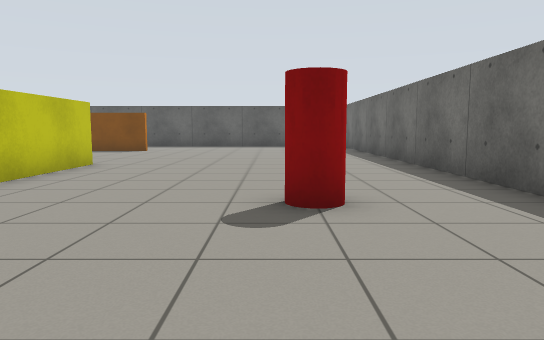
View 1 (above)

22 first-person views from a walk through a robot-simulator world made for Gazebo. The camera is 0.86 m above the floor, tilts 6° down and sees 70° across. The floor is counted in squares, 1 m on a side. Each view is taken from the middle of a square. On the plan, view 1 faces up. The plan holds only what a view shows up to about 12 squares ahead; the rest is blank.

View 2
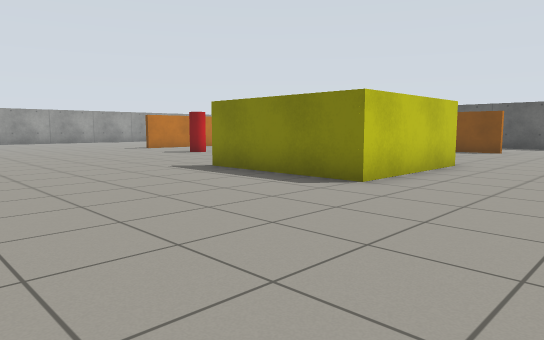

View 3
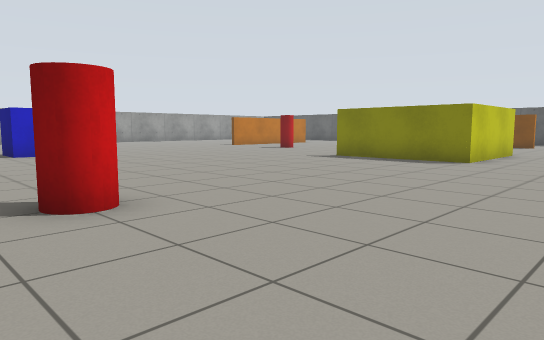

View 4
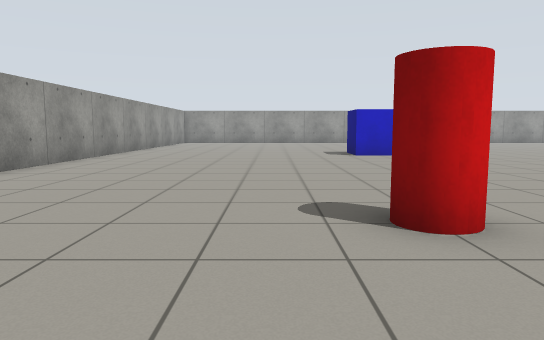

View 5
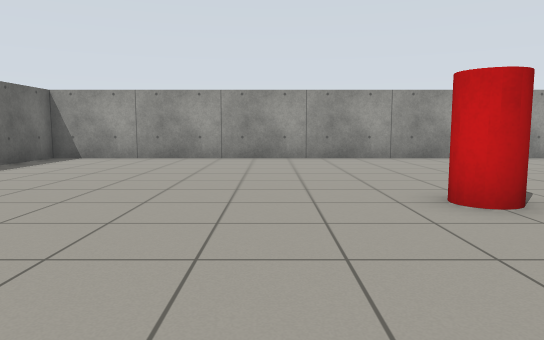

View 6
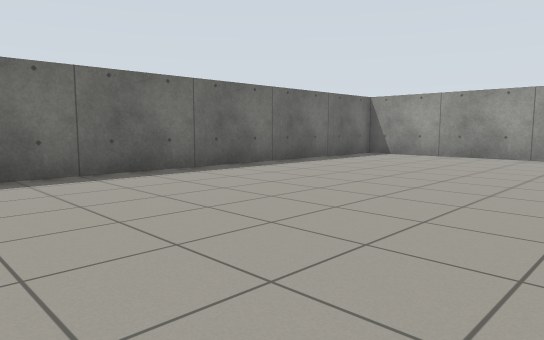

View 7
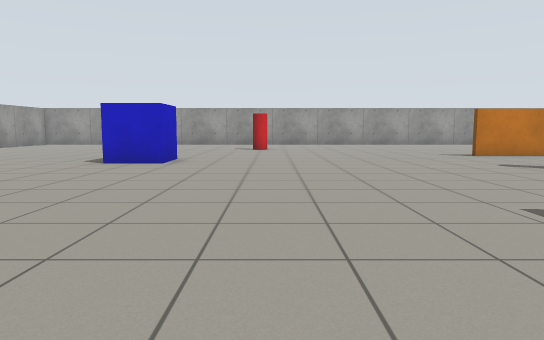

View 8
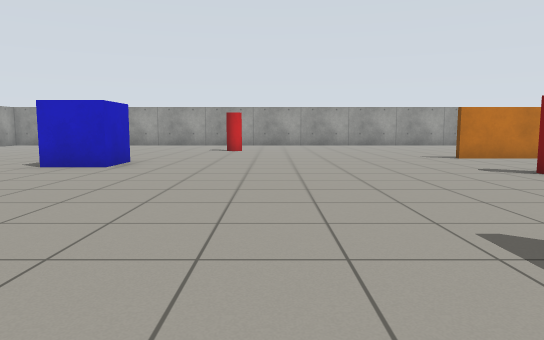

View 9
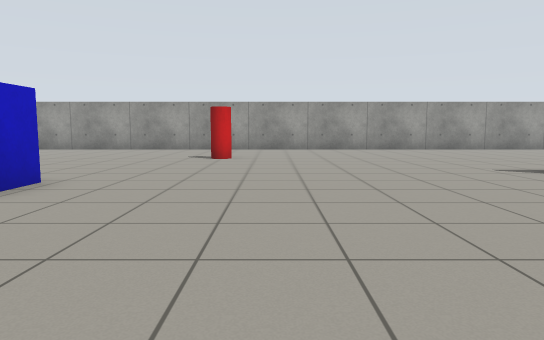

View 10
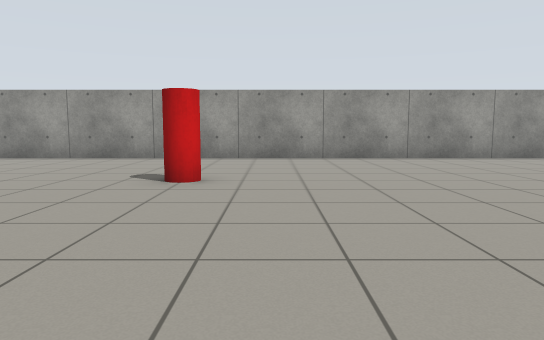

View 11
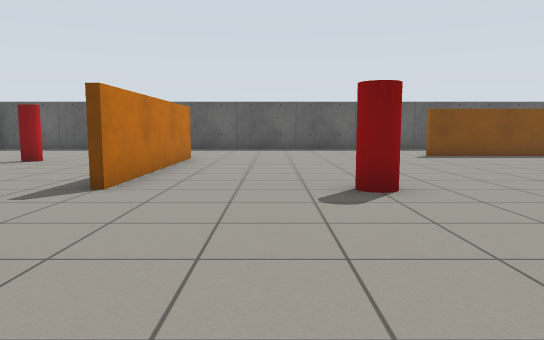

View 12
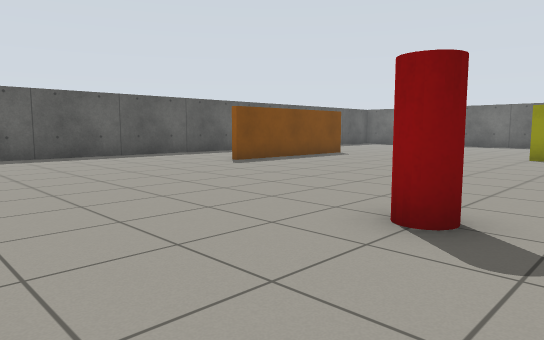

View 13
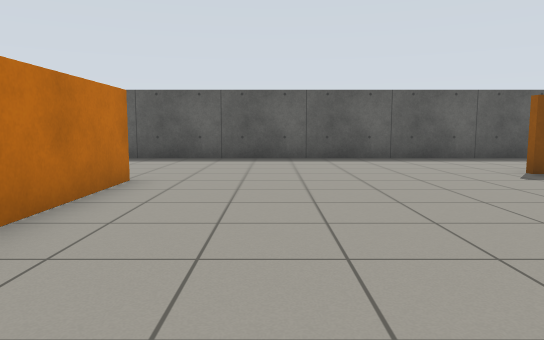

View 14
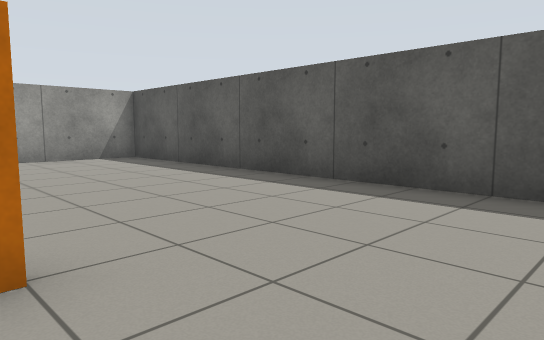

View 15
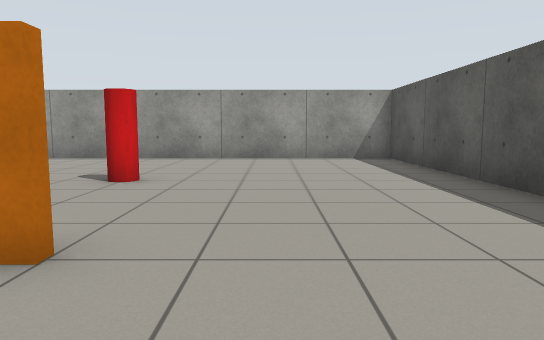

View 16
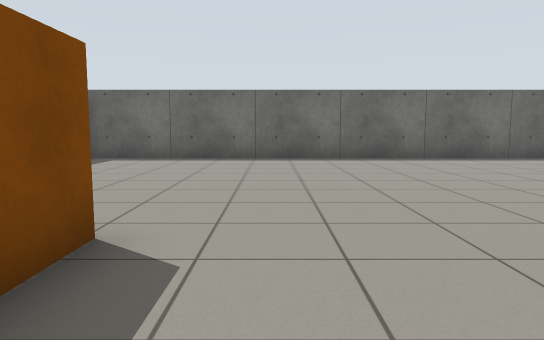

View 17
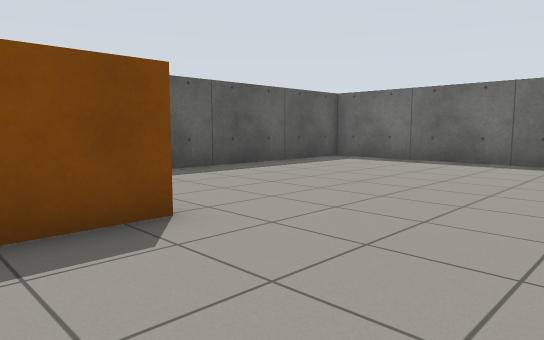

View 18
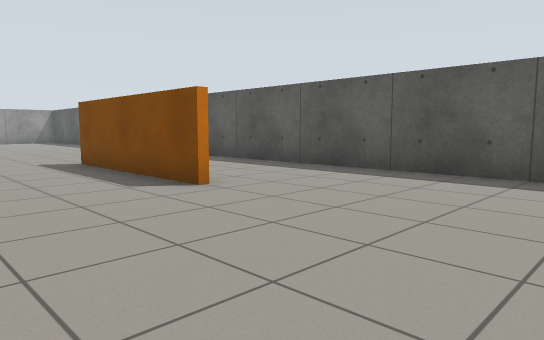

View 19
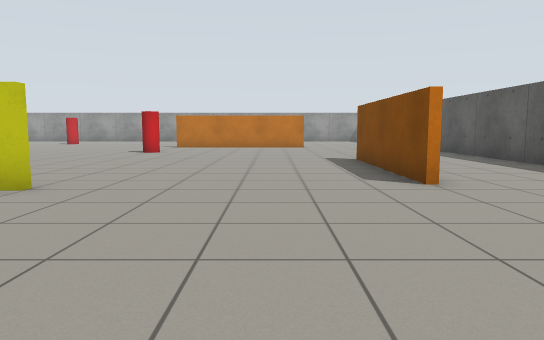

View 20
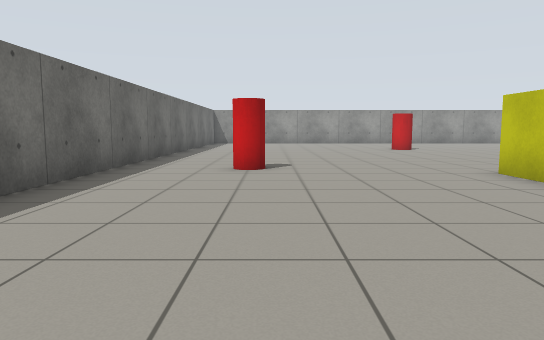

View 21
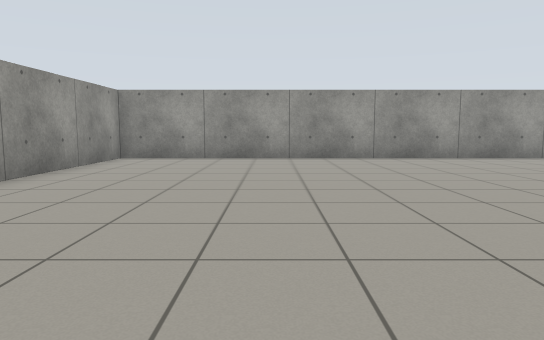

View 22
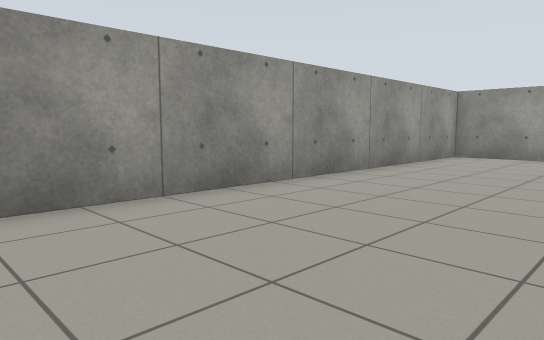

### Floor plan
Points are (right, up) in squares from view 1. A wall is a line through its corners. A room is listed if a view was taken in it or the views show most of it. See-through windows are left out.
Room 1 (views 1, 2, 3, 4, 5, 6, 7, 8, 9, 10, 11, 12, 13, 14, 15, 16, 17, 18, 19, 20, 21, 22)
walls: (-4.4, 9.6) (-4.4, 5.5) (-8.5, 5.5); (-17.4, 14.6) (-17.4, 8.5); (-4.9, 15.4) (-10, 15.4); (2.8, 19.5) (-26.5, 19.5) (-26.5, -10.5) (3.5, -10.5) (3.5, 19.4)
objects: pillar (-22, 1) to (-21, 2); pillar (-22, 13) to (-21, 13); blue box (-16, -2) to (-15, -1); pillar (-14, 8) to (-13, 9); pillar (-6, -4) to (-5, -3); pillar (0, 4) to (1, 5)

Positions as (right, up) in squares from view 1, and headings:
1: (0, 0), facing up
2: (-1, 0), facing up-left
3: (-1, -5), facing up-left
4: (-2, -5), facing left
5: (-3, 1), facing down
6: (-4, 2), facing down-right
7: (-5, 2), facing left
8: (-6, 3), facing left
9: (-10, 3), facing left
10: (-15, 3), facing left
11: (-15, 3), facing up
12: (-17, 7), facing up-right
13: (-15, 8), facing up
14: (-15, 14), facing up-left
15: (-15, 16), facing left
16: (-8, 14), facing right
17: (-7, 12), facing up-right
18: (0, 12), facing up-left
19: (1, 13), facing left
20: (0, 13), facing down
21: (-15, -6), facing left
22: (-14, -6), facing down-left
